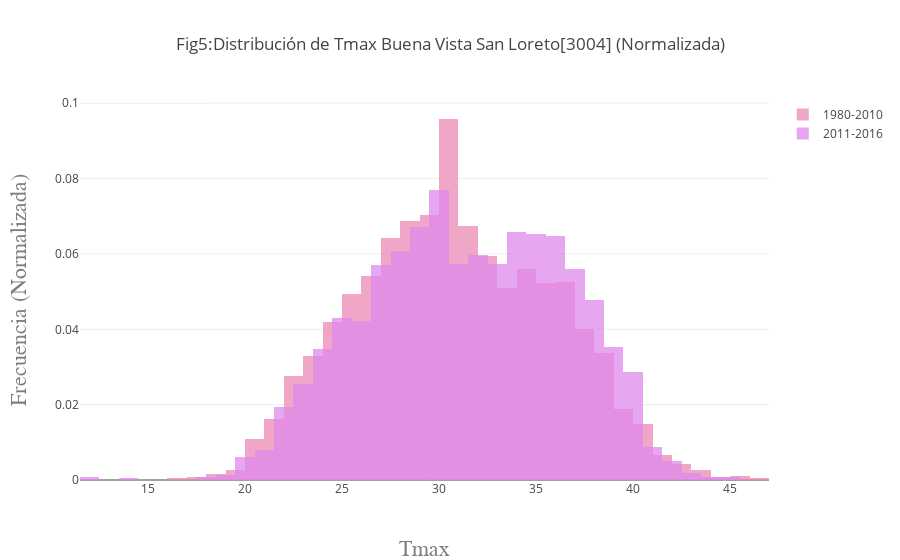

Write notebook code for a chart like this one.
### Code cell
#Ahora vamos a juntar ambos Histogramas y Boxplots para observar cómo ha cambiado la temperatura los últimos 5 años (2011-2016)

# Como el número de datos de 1981-2010, es mayor al número de datos de 2011-2017, 
# normalizamos (es decir la suma de áreas es iguañ a 1)

trace1 = go.Histogram(x=df2['Tmax'],
        nbinsx = 40,
        marker=dict(color='#EB89B5'),
        opacity= 0.75,
        histnorm='probability',
        name='1980-2010')                      

trace2 = go.Histogram(x=df3['Tmax'],
        nbinsx = 40,
        marker=dict(color='#df89eb'),
        opacity= 0.75,
        histnorm='probability',
        name= '2011-2016')   


data = [trace1, trace2]
layout = go.Layout(
    title='Fig5:Distribución de Tmax Buena Vista San Loreto[3004] (Normalizada)',
    xaxis=dict(
        title='Tmax',
        titlefont=dict(
            family='Calibri Light, monospace',
            size=22,
            color='#7f7f7f'
        )
    ),
    yaxis=dict(
        title='Frecuencia (Normalizada)',
        titlefont=dict(
            family='Calibri Light, monospace',
            size=22,
            color='#7f7f7f'
        )
    ),
    barmode='overlay',
)


#fig = go.Figure(data=data, layout=layout)

fig = go.Figure({
    'data': data,
    'layout': layout,
})

iplot({'data': data, 'layout': layout}, filename='timestamp-highlight2')

### Figure 1 — Plotly figure (JSON) as saved in the notebook; plotly's stock layout.template omitted (floating-point values rounded to 4 significant figures; data arrays with more than 128 entries replaced by an {"elided": "..."} marker saying what was removed)
{"data": [{"histnorm": "probability", "marker": {"color": "#EB89B5"}, "name": "1980-2010", "nbinsx": 40, "opacity": 0.75, "type": "histogram", "uid": "ad05fb64-e441-11e8-82c5-f894c21c29c8", "x": {"elided": "9944 float values"}}, {"histnorm": "probability", "marker": {"color": "#df89eb"}, "name": "2011-2016", "nbinsx": 40, "opacity": 0.75, "type": "histogram", "uid": "ad05fb65-e441-11e8-8e7d-f894c21c29c8", "x": {"elided": "2159 float values"}}], "layout": {"barmode": "overlay", "title": "Fig5:Distribución de Tmax Buena Vista San Loreto[3004] (Normalizada)", "xaxis": {"title": "Tmax", "titlefont": {"color": "#7f7f7f", "family": "Calibri Light, monospace", "size": 22}}, "yaxis": {"title": "Frecuencia (Normalizada)", "titlefont": {"color": "#7f7f7f", "family": "Calibri Light, monospace", "size": 22}}}}
